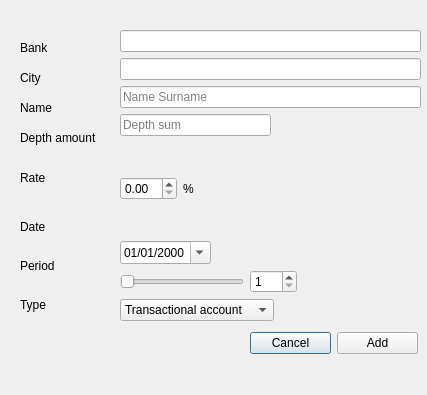
<?xml version="1.0" encoding="UTF-8"?>
<ui version="4.0">
 <class>DialogWindow</class>
 <widget class="QDialog" name="DialogWindow">
  <property name="geometry">
   <rect>
    <x>0</x>
    <y>0</y>
    <width>427</width>
    <height>395</height>
   </rect>
  </property>
  <property name="windowTitle">
   <string>Dialog</string>
  </property>
  <widget class="QLabel" name="label">
   <property name="geometry">
    <rect>
     <x>20</x>
     <y>100</y>
     <width>36</width>
     <height>16</height>
    </rect>
   </property>
   <property name="text">
    <string>Name</string>
   </property>
  </widget>
  <widget class="QLabel" name="label_2">
   <property name="geometry">
    <rect>
     <x>20</x>
     <y>130</y>
     <width>86</width>
     <height>16</height>
    </rect>
   </property>
   <property name="text">
    <string>Depth amount</string>
   </property>
  </widget>
  <widget class="QLabel" name="label_3">
   <property name="geometry">
    <rect>
     <x>20</x>
     <y>170</y>
     <width>28</width>
     <height>16</height>
    </rect>
   </property>
   <property name="text">
    <string>Rate</string>
   </property>
  </widget>
  <widget class="QWidget" name="layoutWidget">
   <property name="geometry">
    <rect>
     <x>250</x>
     <y>330</y>
     <width>168</width>
     <height>26</height>
    </rect>
   </property>
   <layout class="QHBoxLayout" name="horizontalLayout">
    <item>
     <widget class="QPushButton" name="CancelButton">
      <property name="text">
       <string>Cancel</string>
      </property>
     </widget>
    </item>
    <item>
     <widget class="QPushButton" name="AddButton">
      <property name="text">
       <string>Add</string>
      </property>
     </widget>
    </item>
   </layout>
  </widget>
  <widget class="QWidget" name="layoutWidget">
   <property name="geometry">
    <rect>
     <x>20</x>
     <y>210</y>
     <width>41</width>
     <height>111</height>
    </rect>
   </property>
   <layout class="QVBoxLayout" name="verticalLayout_2">
    <item>
     <widget class="QLabel" name="label_5">
      <property name="text">
       <string>Date</string>
      </property>
     </widget>
    </item>
    <item>
     <widget class="QLabel" name="label_6">
      <property name="text">
       <string>Period</string>
      </property>
     </widget>
    </item>
    <item>
     <widget class="QLabel" name="label_7">
      <property name="text">
       <string>Type</string>
      </property>
     </widget>
    </item>
   </layout>
  </widget>
  <widget class="QLabel" name="label_8">
   <property name="geometry">
    <rect>
     <x>20</x>
     <y>70</y>
     <width>60</width>
     <height>16</height>
    </rect>
   </property>
   <property name="text">
    <string>City</string>
   </property>
  </widget>
  <widget class="QLabel" name="label_9">
   <property name="geometry">
    <rect>
     <x>20</x>
     <y>40</y>
     <width>60</width>
     <height>16</height>
    </rect>
   </property>
   <property name="text">
    <string>Bank</string>
   </property>
  </widget>
  <widget class="QWidget" name="">
   <property name="geometry">
    <rect>
     <x>120</x>
     <y>30</y>
     <width>301</width>
     <height>291</height>
    </rect>
   </property>
   <layout class="QVBoxLayout" name="verticalLayout">
    <item>
     <widget class="QLineEdit" name="bankEdit">
      <property name="placeholderText">
       <string/>
      </property>
     </widget>
    </item>
    <item>
     <widget class="QLineEdit" name="cityEdit">
      <property name="placeholderText">
       <string/>
      </property>
     </widget>
    </item>
    <item>
     <widget class="QLineEdit" name="NameLine">
      <property name="whatsThis">
       <string>&lt;html&gt;&lt;head/&gt;&lt;body&gt;&lt;p&gt;Depth Amount&lt;/p&gt;&lt;/body&gt;&lt;/html&gt;</string>
      </property>
      <property name="maxLength">
       <number>30</number>
      </property>
      <property name="placeholderText">
       <string>Name Surname</string>
      </property>
     </widget>
    </item>
    <item>
     <layout class="QHBoxLayout" name="horizontalLayout_6">
      <item>
       <widget class="QLineEdit" name="DepthLine">
        <property name="maxLength">
         <number>6</number>
        </property>
        <property name="placeholderText">
         <string>Depth sum</string>
        </property>
       </widget>
      </item>
      <item>
       <spacer name="horizontalSpacer_3">
        <property name="orientation">
         <enum>Qt::Horizontal</enum>
        </property>
        <property name="sizeHint" stdset="0">
         <size>
          <width>40</width>
          <height>20</height>
         </size>
        </property>
       </spacer>
      </item>
     </layout>
    </item>
    <item>
     <layout class="QHBoxLayout" name="horizontalLayout_2">
      <item>
       <widget class="QDoubleSpinBox" name="RateSpinBox"/>
      </item>
      <item>
       <widget class="QLabel" name="label_4">
        <property name="text">
         <string>%</string>
        </property>
       </widget>
      </item>
      <item>
       <spacer name="horizontalSpacer_2">
        <property name="orientation">
         <enum>Qt::Horizontal</enum>
        </property>
        <property name="sizeHint" stdset="0">
         <size>
          <width>40</width>
          <height>20</height>
         </size>
        </property>
       </spacer>
      </item>
     </layout>
    </item>
    <item>
     <layout class="QHBoxLayout" name="horizontalLayout_4">
      <item>
       <widget class="QDateTimeEdit" name="DayDateTimeEdit">
        <property name="showGroupSeparator" stdset="0">
         <bool>false</bool>
        </property>
        <property name="maximumDateTime">
         <datetime>
          <hour>23</hour>
          <minute>59</minute>
          <second>59</second>
          <year>7999</year>
          <month>12</month>
          <day>31</day>
         </datetime>
        </property>
        <property name="displayFormat">
         <string>dd/MM/yyyy </string>
        </property>
        <property name="calendarPopup">
         <bool>true</bool>
        </property>
       </widget>
      </item>
      <item>
       <spacer name="horizontalSpacer_5">
        <property name="orientation">
         <enum>Qt::Horizontal</enum>
        </property>
        <property name="sizeHint" stdset="0">
         <size>
          <width>40</width>
          <height>20</height>
         </size>
        </property>
       </spacer>
      </item>
     </layout>
    </item>
    <item>
     <layout class="QHBoxLayout" name="horizontalLayout_3">
      <item>
       <widget class="QSlider" name="PeriodSlider">
        <property name="minimum">
         <number>1</number>
        </property>
        <property name="maximum">
         <number>120</number>
        </property>
        <property name="orientation">
         <enum>Qt::Horizontal</enum>
        </property>
       </widget>
      </item>
      <item>
       <widget class="QSpinBox" name="PeriodSpinBox">
        <property name="minimum">
         <number>1</number>
        </property>
        <property name="maximum">
         <number>120</number>
        </property>
       </widget>
      </item>
      <item>
       <spacer name="horizontalSpacer_7">
        <property name="orientation">
         <enum>Qt::Horizontal</enum>
        </property>
        <property name="sizeHint" stdset="0">
         <size>
          <width>40</width>
          <height>20</height>
         </size>
        </property>
       </spacer>
      </item>
     </layout>
    </item>
    <item>
     <layout class="QHBoxLayout" name="horizontalLayout_5">
      <item>
       <widget class="QComboBox" name="TypeComboBox">
        <item>
         <property name="text">
          <string>Transactional account</string>
         </property>
        </item>
        <item>
         <property name="text">
          <string>Money market account</string>
         </property>
        </item>
        <item>
         <property name="text">
          <string>Savings account</string>
         </property>
        </item>
        <item>
         <property name="text">
          <string>Time deposit</string>
         </property>
        </item>
        <item>
         <property name="text">
          <string>Call deposit</string>
         </property>
        </item>
       </widget>
      </item>
      <item>
       <spacer name="horizontalSpacer">
        <property name="orientation">
         <enum>Qt::Horizontal</enum>
        </property>
        <property name="sizeHint" stdset="0">
         <size>
          <width>40</width>
          <height>20</height>
         </size>
        </property>
       </spacer>
      </item>
     </layout>
    </item>
   </layout>
  </widget>
  <zorder>layoutWidget</zorder>
  <zorder>layoutWidget</zorder>
  <zorder>layoutWidget</zorder>
  <zorder>label</zorder>
  <zorder>label_2</zorder>
  <zorder>label_3</zorder>
  <zorder>cityEdit</zorder>
  <zorder>bankEdit</zorder>
  <zorder>label_8</zorder>
  <zorder>label_9</zorder>
 </widget>
 <resources/>
 <connections>
  <connection>
   <sender>PeriodSpinBox</sender>
   <signal>valueChanged(int)</signal>
   <receiver>PeriodSlider</receiver>
   <slot>setValue(int)</slot>
   <hints>
    <hint type="sourcelabel">
     <x>274</x>
     <y>184</y>
    </hint>
    <hint type="destinationlabel">
     <x>180</x>
     <y>174</y>
    </hint>
   </hints>
  </connection>
  <connection>
   <sender>PeriodSlider</sender>
   <signal>valueChanged(int)</signal>
   <receiver>PeriodSpinBox</receiver>
   <slot>setValue(int)</slot>
   <hints>
    <hint type="sourcelabel">
     <x>148</x>
     <y>185</y>
    </hint>
    <hint type="destinationlabel">
     <x>278</x>
     <y>187</y>
    </hint>
   </hints>
  </connection>
  <connection>
   <sender>CancelButton</sender>
   <signal>clicked()</signal>
   <receiver>DialogWindow</receiver>
   <slot>reject()</slot>
   <hints>
    <hint type="sourcelabel">
     <x>296</x>
     <y>266</y>
    </hint>
    <hint type="destinationlabel">
     <x>298</x>
     <y>238</y>
    </hint>
   </hints>
  </connection>
 </connections>
</ui>
